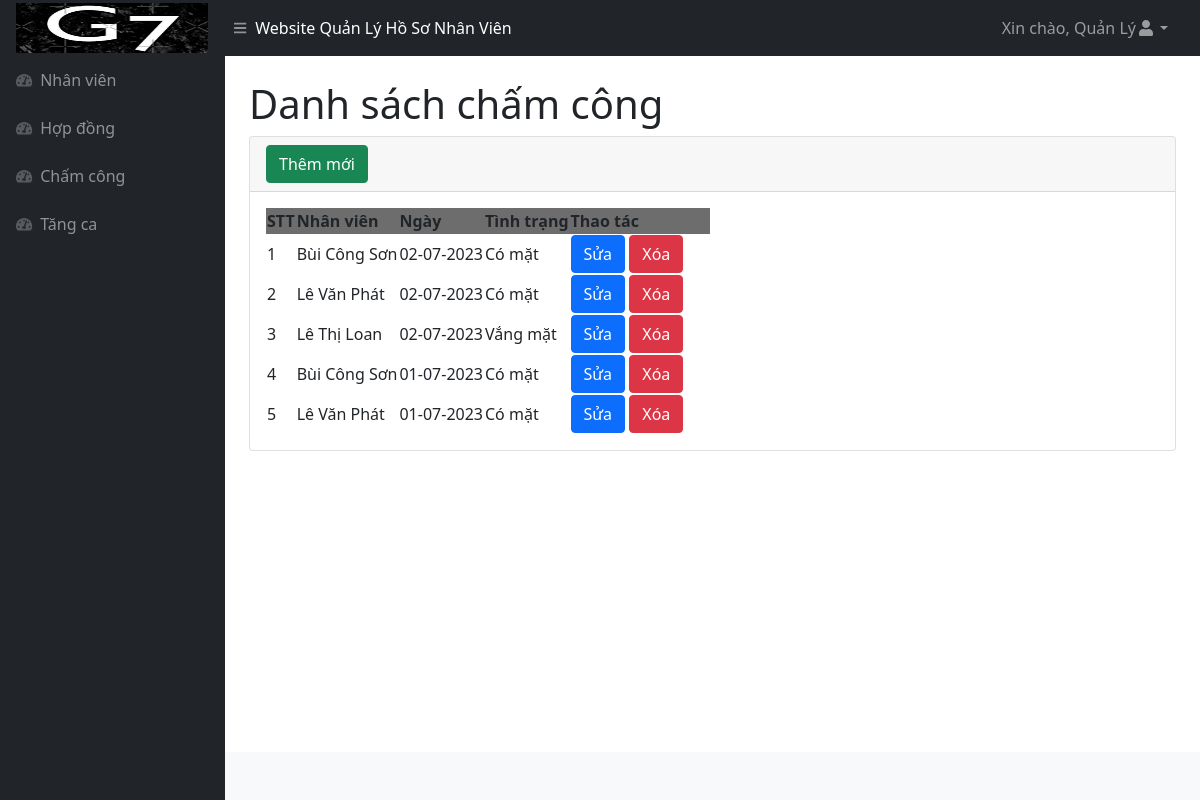
The page /chamcong.php (signed in) on the database its author committed.
### tables this page shows
CREATE TABLE `taikhoan` (
  `id` int(11) NOT NULL,
  `tendangnhap` varchar(255) NOT NULL,
  `matkhau` varchar(255) NOT NULL,
  `tenhienthi` varchar(250) NOT NULL
);

CREATE TABLE `chamcong` (
  `id` int(11) NOT NULL,
  `nhanvien_id` int(11) NOT NULL,
  `ngay` date NOT NULL,
  `tinh_trang` enum('Có mặt','Vắng mặt') NOT NULL
);

CREATE TABLE `nhanvien` (
  `id` int(11) NOT NULL,
  `ten` varchar(100) NOT NULL,
  `email` varchar(100) NOT NULL,
  `dien_thoai` varchar(20) NOT NULL,
  `gioi_tinh` enum('Nam','Nữ') NOT NULL,
  `so_cccd` varchar(20) NOT NULL,
  `ngay_sinh` date NOT NULL,
  `que_quan` varchar(200) NOT NULL,
  `tinh_trang_hon_nhan` enum('Độc thân','Đã kết hôn','Ly hôn') NOT NULL,
  `ngay_vao_lam` date NOT NULL,
  `phong_ban` varchar(100) NOT NULL,
  `chuc_vu` varchar(100) NOT NULL,
  `trinh_do_hoc_van` enum('Đại học','Cao Đẳng','Trung học phổ thông','Trung học cơ sở') NOT NULL
);

### chamcong.php (the view, shortened to what this page needs)
<!DOCTYPE html>
<html lang="en">
<head>
    <?php include('inc/head.php') ?>
</head>
<body class="sb-nav-fixed">
    <?php include('inc/header.php') ?>
    <div id="layoutSidenav">
        <?php include('inc/menu.php') ?>
        <div id="layoutSidenav_content">
            <main>
                <div class="container-fluid px-4">
                    <h1 class="mt-4">Danh sách chấm công</h1>
                    <div class="card mb-4">
                    <div class="card-header">
                            <button type="button" class="btn btn-success" data-bs-toggle="modal" data-bs-target="#exampleModalAdd">
                                Thêm mới
                            </button>
                        </div>
                        <div class="card-body">
                            <table id="datatablesSimple">
                                <thead>
                                    <tr style="background-color : #6D6D6D">
                                        <th>STT</th>
                                        <th>Nhân viên</th>
                                        <th>Ngày</th>
                                        <th>Tình trạng</th>
                                        <th>Thao tác</th>
                                    </tr>
                                </thead>
                                <tbody>
                                    <?php
                                    $query = "SELECT a.*,b.ten
                                    FROM chamcong as a,nhanvien as b
                                     WHERE a.nhanvien_id = b.id
                                     ORDER BY a.ngay DESC";
                                    $result = mysqli_query($connect, $query);
                                    $stt = 1;
                                    while ($arUser = mysqli_fetch_array($result, MYSQLI_ASSOC)) {
                                        $idModelDel = "exampleModalDel" . $arUser["id"];
                                        $idModelEdit = "exampleModalEdit" . $arUser["id"];
                                    ?>
                                        <tr>
                                            <td><?php echo $stt ?></td>
                                            <td><?php echo $arUser["ten"] ?></td>
                                            <td><?php echo date("d-m-Y", strtotime($arUser["ngay"])) ?> </td>
                                            <td><?php echo $arUser["tinh_trang"] ?> </td>
                                            <td style="width : 140px !important">
                                                <button type="button" class="btn btn-primary" data-bs-toggle="modal" data-bs-target="#<?php echo $idModelEdit ?>">
                                                    Sửa
                                                </button>
                                                <button type="button" class="btn btn-danger" data-bs-toggle="modal" data-bs-target="#<?php echo $idModelDel ?>">
                                                    Xóa
                                                </button>
                                            </td>
                                        </tr>
                        </div>
                    <?php $stt++;
                                    } ?>
        <?php include('inc/footer.php') ?>
</body>
</html>

### inc/head.php (shortened to what this page needs)
<link href="https://cdn.jsdelivr.net/npm/simple-datatables@latest/dist/style.css" rel="stylesheet" />
<link href="css/styles.css" rel="stylesheet" />

### inc/header.php (shortened to what this page needs)
<?php include('inc/connect.php'); ?>
<nav class="sb-topnav navbar navbar-expand navbar-dark bg-dark">
        <a class="navbar-brand ps-3" href="nhanvien.php"><img src="./inc/logoweb.png" style="width : 192px; height : 50px" /></a>
        <button class="btn btn-link btn-sm order-1 order-lg-0 me-4 me-lg-0" id="sidebarToggle" href="#!"><i
                class="fas fa-bars"></i></button>
        <p style="color:white;margin-top:15px">Website Quản Lý Hồ Sơ Nhân Viên</p>
        <ul class="navbar-nav ms-auto ms-md-0 me-3 me-lg-4">
            <li class="nav-item dropdown">
               <?php
               $id = $_SESSION['id'];
               $querylm = mysqli_query($connect, "SELECT * FROM taikhoan WHERE `id`='{$id}'");
               $row = mysqli_fetch_array($querylm);
               $ten = $row['tenhienthi'];
               ?>
                <a class="nav-link dropdown-toggle" id="navbarDropdown" href="#" role="button" data-bs-toggle="dropdown"
                    aria-expanded="false">Xin chào, <?php echo $ten; ?><i class="fas fa-user fa-fw"></i></a>
            </li>
        </ul>
    </nav>

### inc/menu.php
<div id="layoutSidenav_nav">
            <nav class="sb-sidenav accordion sb-sidenav-dark" id="sidenavAccordion">
                <div class="sb-sidenav-menu">
                    <div class="nav">
                        <a class="nav-link" href="nhanvien.php">
                            <div class="sb-nav-link-icon"><i class="fas fa-tachometer-alt"></i></div>
                            Nhân viên
                        </a>
                        <a class="nav-link" href="hopdong.php">
                            <div class="sb-nav-link-icon"><i class="fas fa-tachometer-alt"></i></div>
                            Hợp đồng
                        </a>
                        <a class="nav-link" href="chamcong.php">
                            <div class="sb-nav-link-icon"><i class="fas fa-tachometer-alt"></i></div>
                            Chấm công
                        </a>
                        <a class="nav-link" href="tangca.php">
                            <div class="sb-nav-link-icon"><i class="fas fa-tachometer-alt"></i></div>
                            Tăng ca
                        </a>
                    </div>
                </div>
            </nav>
        </div>

### inc/footer.php (shortened to what this page needs)
<footer class="py-4 bg-light mt-auto">
            </footer>

### rows shown on the page
taikhoan: tenhienthi "Quản Lý"
chamcong: nhanvien.ten "Bùi Công Sơn", ngay "02-07-2023", tinh_trang "Có mặt"
chamcong: nhanvien.ten "Lê Văn Phát", ngay "02-07-2023", tinh_trang "Có mặt"
chamcong: nhanvien.ten "Lê Thị Loan", ngay "02-07-2023", tinh_trang "Vắng mặt"
chamcong: nhanvien.ten "Bùi Công Sơn", ngay "01-07-2023", tinh_trang "Có mặt"
chamcong: nhanvien.ten "Lê Văn Phát", ngay "01-07-2023", tinh_trang "Có mặt"
